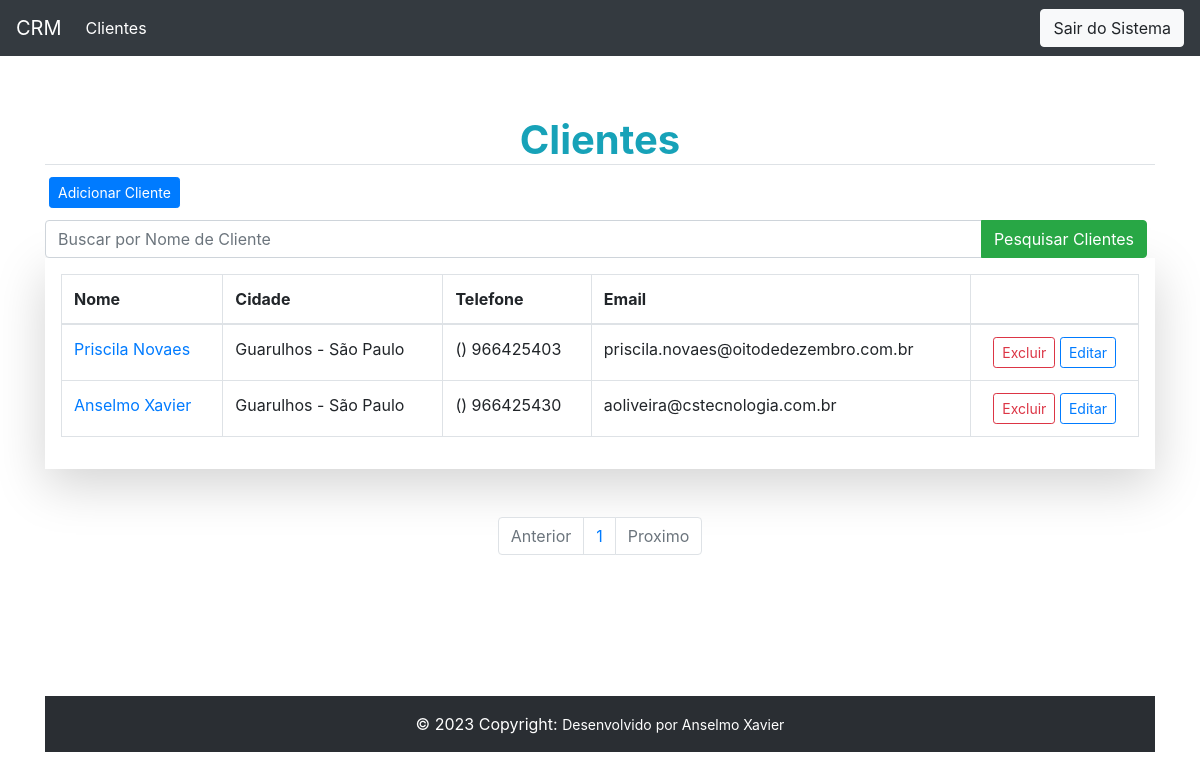
/customer/list/, run on the app's committed database.
### customer/models.py (models this page shows, shortened)
class Customer(models.Model):
    first_name = models.CharField( max_length=30)
    last_name = models.CharField( max_length=50)
    email = models.EmailField()
    bird_date = models.DateField()
    area_code = models.CharField(max_length=3)
    phone_number = models.CharField(max_length=9)
    country = models.CharField(max_length=30)
    state = models.CharField(max_length=30)
    city = models.CharField(max_length=30)
    create_date = models.DateTimeField(auto_now_add=True)
    update_date = models.DateTimeField(auto_now=True)
    active = models.BooleanField(default=True)
    def get_full_phone_number(self):
        return f'({self.area_code}) {self.phone_number}'
    def get_full_name(self):
        return f'{self.first_name} {self.last_name}'
    def get_full_city(self):
        return f'{self.city} - {self.state}'
    def get_absolute_url(self):
        return reverse("customer:update", kwargs={"id": self.id})
    def get_delete_url(self):
        return reverse("customer:delete", kwargs={"id": self.id})
    class Meta:
        db_table = "customer"

### customer/views.py (the view)
# urls.py: path('list/', ListCustomer.as_view(), name='list'),
class ListCustomer(ListView):
    template_name = "customer/customer_list.html"
    paginate_by = 10
    model = Customer
    context_object_name = 'customers'
    def get_queryset(self):
        retorno_pesquisa = self.request.GET.get('pesquisa_name')
        if retorno_pesquisa:
            customers = self.model.objects.filter(
               Q(first_name__icontains=retorno_pesquisa) |
               Q(last_name__icontains=retorno_pesquisa)
               )
        else:
            customers = self.model.objects.all()
        return customers

### customer/templates/customer/customer_list.html (shortened to what this page needs)
{% extends "model-page.html" %}
{% block content %}
  <h1 class='text-center text-info border-bottom'><strong>Clientes</strong></h1>
  <div class="d-grid gap-3 p-1 d-md-flex justify-content-md-start ">
  <a href='{% url "customer:create" %}'>
  <button class="btn btn-primary btn-sm" type="button">Adicionar Cliente</button>
  </a>
</div>
<form>
<div class="input-group mt-2">
  <input type="text" name='pesquisa_name' class="form-control" placeholder="Buscar por Nome de Cliente">
  <div class="input-group-append mr-2">
    <button class="btn btn-success btn" type="submit">Pesquisar Clientes</button>
  </div>
</div>
</form>
<div class="table-responsive shadow-lg p-3 mb-5  ">
<table class="table  table-hover table-bordered ">
  <thead>
    <tr>
      <th scope="col">Nome</th>
      <th scope="col">Cidade</th>
      <th scope="col">Telefone</th>
      <th scope="col">Email</th>
      <th scope="col"></th>
    </tr>
  </thead>
  <tbody>
   {% for customer in customers %}
    <tr class="bg-Secondary">
      <td><a href='{{ customer.get_absolute_url }}'>{{ customer.get_full_name}}</a></td>
      <td >{{ customer.get_full_city}}</td>
      <td>{{ customer.get_full_phone_number}}</td>
      <td >{{ customer.email}}</td>
        <td class='text-center'>
          <button type="button" class="btn btn-sm btn-outline-danger" data-toggle="modal" data-target="#modal{{ customer.id }}" >Excluir</button>
          <a href='{{ customer.get_absolute_url }}  '>
            <button type="button" class="btn btn-sm btn-outline-primary">Editar</button></a>
          </td>
    </tr>
    {% endfor %}
  </tbody>
</table>
</div>
{% include "paginacao.html" %}
{% endblock  %}

### core/templates/model-page.html (style rules this page uses)
html,body { height:100%; }

### data on the page
Customer: get_full_name "Priscila Novaes", get_full_city "Guarulhos - São Paulo", get_full_phone_number "() 966425403", email "priscila.novaes@oitodedezembro.com.br"
Customer: get_full_name "Anselmo Xavier", get_full_city "Guarulhos - São Paulo", get_full_phone_number "() 966425430", email "aoliveira@cstecnologia.com.br"
